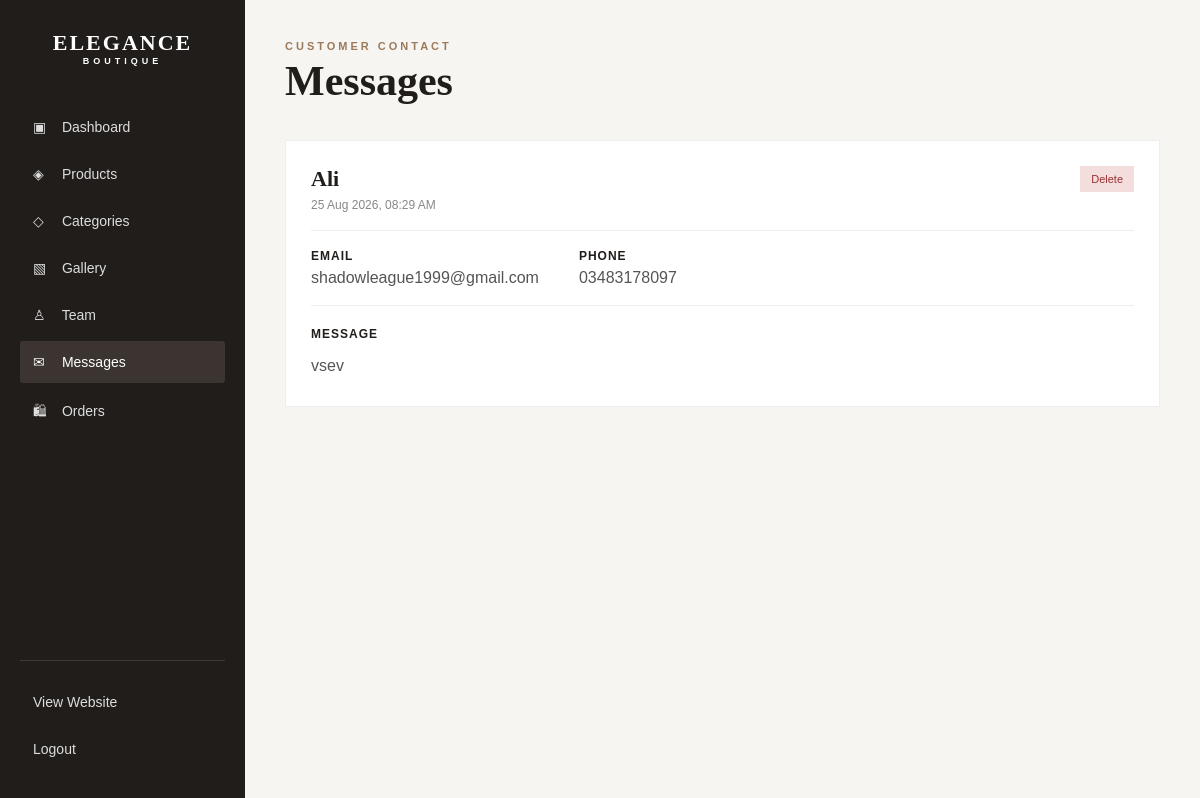
Page /admin/messages.php (signed in) on the committed database.
### tables this page shows
CREATE TABLE `messages` (
  `id` int(11) NOT NULL,
  `name` varchar(100) NOT NULL,
  `email` varchar(150) NOT NULL,
  `phone` varchar(30) DEFAULT NULL,
  `message` text NOT NULL,
  `created_at` timestamp NOT NULL DEFAULT current_timestamp()
);

### admin/messages.php (the view, shortened to what this page needs)
<?php
require_once "../config/database.php";
$query = "
    SELECT
        id,
        name,
        email,
        phone,
        message,
        created_at
    FROM messages
    ORDER BY id DESC
";
$result = mysqli_query(
    $conn,
    $query
);
?>
<!DOCTYPE html>
<html lang="en">
<head>
    <link
        rel="stylesheet"
        href="admin.css"
    >
</head>
<body>
<div class="admin-layout">
    <aside class="sidebar">
        <div class="admin-logo">
            <a href="../index.php">
                ELEGANCE
                <span>BOUTIQUE</span>
            </a>
        </div>
        <nav class="sidebar-nav">
            <a href="dashboard.php">
                <span>▣</span>
                Dashboard
            </a>
            <a href="products.php">
                <span>◈</span>
                Products
            </a>
            <a href="categories.php">
                <span>◇</span>
                Categories
            </a>
            <a href="gallery.php">
                <span>▧</span>
                Gallery
            </a>
            <a href="team.php">
                <span>♙</span>
                Team
            </a>
            <a
                href="messages.php"
                class="active"
            >
                <span>✉</span>
                Messages
            </a>
<a href="orders.php">
    <span>🛍</span>
    Orders
</a>
        </nav>
        <div class="sidebar-bottom">
            <a href="../index.php">
                View Website
            </a>
            <a href="logout.php">
                Logout
            </a>
        </div>
    </aside>
    <main class="admin-main">
        <header class="admin-header">
            <div>
                <p class="admin-eyebrow">
                    CUSTOMER CONTACT
                </p>
                <h1>
                    Messages
                </h1>
            </div>
        </header>
        <div class="messages-container">
            <?php if (
                mysqli_num_rows($result) > 0
            ): ?>
                <?php while (
                    $message =
                    mysqli_fetch_assoc($result)
                ): ?>
                    <div class="message-card">
                        <div class="message-header">
                            <div>
                                <h2>
                                    <?= htmlspecialchars(
                                        $message["name"]
                                    ) ?>
                                </h2>
                                <p class="message-date">
                                    <?= htmlspecialchars(
                                        date(
                                            "d M Y, h:i A",
                                            strtotime(
                                                $message["created_at"]
                                            )
                                        )
                                    ) ?>
                                </p>
                            </div>
                            <a
                                href="message_delete.php?id=<?= $message["id"] ?>"
                                class="delete-btn"
                                onclick="return confirm('Are you sure you want to delete this message?');"
                            >
                                Delete
                            </a>
                        </div>
                        <div class="message-contact">
                            <div>
                                <strong>
                                    Email
                                </strong>
                                <a
                                    href="mailto:<?= htmlspecialchars(
                                        $message["email"]
                                    ) ?>"
                                >
                                    <?= htmlspecialchars(
                                        $message["email"]
                                    ) ?>
                                </a>
                            </div>
                            <?php if (
                                !empty(
                                    $message["phone"]
                                )
                            ): ?>
                                <div>
                                    <strong>
                                        Phone
                                    </strong>
                                    <a
                                        href="tel:<?= htmlspecialchars(
                                            $message["phone"]
                                        ) ?>"
                                    >
                                        <?= htmlspecialchars(
                                            $message["phone"]
                                        ) ?>
                                    </a>
                                </div>
                            <?php endif; ?>
                        </div>
                        <div class="message-body">
                            <strong>
                                Message
                            </strong>
                            <p>
                                <?= nl2br(
                                    htmlspecialchars(
                                        $message["message"]
                                    )
                                ) ?>
                            </p>
                        </div>
                    </div>
                <?php endwhile; ?>
            <?php endif; ?>
        </div>
    </main>
</div>
</body>
</html>

### admin/admin.css (style rules this page uses)
* { box-sizing: border-box; }
html { scroll-behavior: smooth; }
body { margin: 0; font-family: Arial, Helvetica, sans-serif; background: #f7f5f2; color: #211d1b; }
a { text-decoration: none; }
.admin-layout { display: flex; min-height: 100vh; }
.sidebar { width: 245px; flex-shrink: 0; background: #211d1b; color: #ffffff; padding: 30px 20px; display: flex; flex-direction: column; }
.admin-logo { margin-bottom: 40px; text-align: center; }
.admin-logo a { color: #ffffff; text-decoration: none; font-family: Georgia, serif; font-size: 22px; font-weight: bold; letter-spacing: 2px; }
.admin-logo span { display: block; font-family: Arial, sans-serif; font-size: 9px; letter-spacing: 4px; }
.sidebar-nav { display: flex; flex-direction: column; gap: 5px; }
.sidebar-nav a, .sidebar-bottom a { color: #dddddd; text-decoration: none; padding: 13px; border-radius: 3px; font-size: 14px; transition: 0.2s ease; }
.sidebar-nav a:hover, .sidebar-nav a.active, .sidebar-bottom a:hover { background: #3b3430; color: #ffffff; }
.sidebar-nav span { display: inline-block; width: 25px; }
.sidebar-bottom { margin-top: auto; border-top: 1px solid #403934; padding-top: 20px; display: flex; flex-direction: column; gap: 5px; }
.admin-main { flex: 1; padding: 40px; max-width: 1500px; }
.admin-header { display: flex; justify-content: space-between; align-items: center; gap: 20px; margin-bottom: 35px; }
.admin-eyebrow { color: #9b795b; font-size: 11px; letter-spacing: 3px; font-weight: bold; margin: 0; }
.admin-header h1, .admin-container h1 { font-family: Georgia, serif; font-size: 42px; color: #211d1b; margin: 5px 0 0; }
.edit-btn, .delete-btn { display: inline-block; padding: 7px 11px; text-decoration: none; font-size: 11px; transition: 0.2s ease; }
.delete-btn { background: #f3dddd; color: #9b3030; }
.messages-container { display: flex; flex-direction: column; gap: 20px; }
.message-card { background: #ffffff; border: 1px solid #eeeeee; padding: 25px; }
.message-header { display: flex; justify-content: space-between; align-items: flex-start; gap: 20px; padding-bottom: 18px; border-bottom: 1px solid #eeeeee; }
.message-header h2 { margin: 0 0 6px; font-family: Georgia, serif; font-size: 22px; }
.message-date { margin: 0; color: #888888; font-size: 12px; }
.message-contact { display: flex; flex-wrap: wrap; gap: 40px; padding: 18px 0; border-bottom: 1px solid #eeeeee; }
.message-contact div { display: flex; flex-direction: column; gap: 6px; }
.message-contact strong, .message-body strong { font-size: 12px; text-transform: uppercase; letter-spacing: 1px; }
.message-contact a { color: #555555; text-decoration: none; }
.message-body { padding-top: 18px; }
.message-body p { margin: 10px 0 0; color: #555555; line-height: 1.8; }

### rows in the picture
messages: name "Ali", created_at "25 Aug 2026, 08:29 AM", email "shadowleague1999@gmail.com", phone "03483178097", message "vsev"
